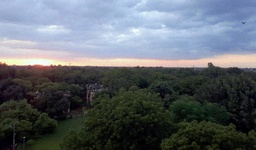
#> input picture 180836_A4/iitk.jpg, 256 x 150 px, shrunk from 4574 x 2686 before the run
$ python test.py
#> lines starting #> are read from the running program, lines starting #| are printed output that depends on the picture; long printed decimals are rounded
#> further down, img is the input picture: shape (150, 256, 3); mean B, G, R 109.7, 102.6, 96.2
### 180836_A4/mybf.py
import cv2
import numpy as np
import time

def my_BF(img_org, stride = 1, fromMain = None):

#> called with stride = 1
  kernel_size = 51
  sigma_s = 16
  sigma_r = 0.075
  # stride = 2      # increasing this value will decrease the time taken at the cost of quality
  gKernel = cv2.getGaussianKernel(kernel_size, sigma_s)
  gKernel = np.matmul(gKernel, gKernel.T)/np.sum(gKernel)**2
  global fname
  if fromMain:
    fname = f"{base_folder}/kernelSize_{kernel_size}_sigmaR_{sigma_r}_sigmaS_{sigma_s}_Stride_{stride}".replace(".", "_")+".jpg"

  koff = kernel_size // 2

  img = np.zeros((img_org.shape[0] + kernel_size-1, img_org.shape[1] + kernel_size-1, img_org.shape[2]))
  img[koff:img_org.shape[0]+koff,koff:img_org.shape[1]+koff,:] = img_org
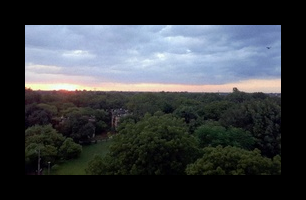
#> img: shape (200, 306, 3) float64; mean B, G, R 68.8, 64.4, 60.4

  img /= 255
  img = img.astype("float32")
  y, x, z = img.shape
#> y = 200; x = 306; z = 3

  out = np.copy(img)

  for i in range(koff, y - koff, stride):
    for j in range(koff, x - koff, stride):
      for k in range(z):
        i_q = img[i - koff : i + koff + 1, j - koff : j + koff + 1, k]
        i_p_q = i_q - i_q[koff, koff]
        i_g = np.exp(-((i_p_q/sigma_r) ** 2)/2)/(2*np.pi*sigma_r**2)
        W_ = np.multiply(gKernel, i_g)
        Num_ = np.multiply(i_q, W_)
        out[i - stride//2 : i + stride//2 + 1, j - stride//2 : j + stride//2 + 1, k] = np.sum(Num_)/np.sum(W_)
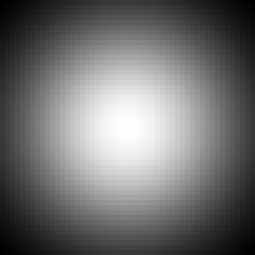
#> gKernel: shape (51, 51) float64 (shown 5 times larger); min 6.85e-05, max 0.000787, mean 0.000384; drawn with min black and max white
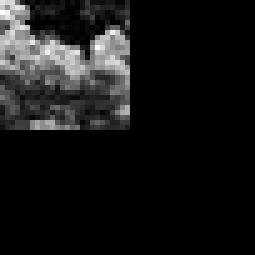
#> i_q: shape (51, 51) float32 (shown 5 times larger); min 0, max 0.227, mean 0.02; drawn with min black and max white

  out = out * 255
  out = np.uint8(out)

  return out[koff:img_org.shape[0]+koff,koff:img_org.shape[1]+koff,:]

# [10 lines that do not run on import are left out]

### 180836_A4/rtbf.py
import cv2
import numpy as np
import time

def rt_BF(img_org):
    sigma_s = 16
    sigma_r = 0.075
    kernel_size = 51

    koff = kernel_size // 2

    img = np.zeros((img_org.shape[0] + kernel_size-1, img_org.shape[1] + kernel_size-1, img_org.shape[2]))
    img[koff:img_org.shape[0]+koff,koff:img_org.shape[1]+koff,:] = img_org
    img /= 255
    img = img.astype("float32")

    N = 9
    l = np.linspace(0, 1, N) # Quantization

    gKernel = cv2.getGaussianKernel(kernel_size, sigma_s)
    gKernel = np.matmul(gKernel, gKernel.T)/np.sum(gKernel)**2
    out = np.zeros(img.shape)

    qty_lst = []
    q_lst = []
    for i in range(N):
      im3 = l[i]-img
      im3 = np.exp(-((im3/sigma_r) ** 2)/2)/(2*np.pi*sigma_r**2)
      qty_lst.append(np.divide(cv2.filter2D(np.multiply(img, im3), -1, gKernel), cv2.filter2D(im3, -1, gKernel)))

      if i != N-1:
        q_lst.append((img - l[i])/(l[i+1] - l[i]))
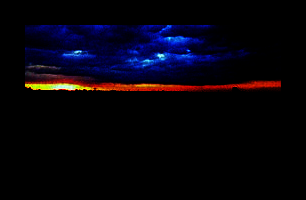
#> im3: shape (200, 306, 3) float32; mean B, G, R 1.4, 0.4, 0.7; drawn with min black and max white
#> after the loop, q_lst = 8 items; qty_lst = 9 items

    imgs_ = []
    for i in range(N-1):
      tmp = np.where(l[i] <= img, img, 1e3)
      tmp = np.where(tmp <= l[i+1], (1-q_lst[i])*qty_lst[i] + q_lst[i]*qty_lst[i+1], 0)
      imgs_.append(np.where(tmp <= 1.0, tmp, 0))
#> this loop made 8 passes
#> pass 3, in rt_BF, `tmp = np.where(l[i] <= img, img, 1e3)`:
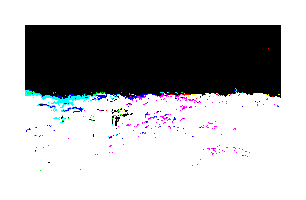
#> tmp: shape (200, 306, 3) float32; mean B, G, R 706.1, 698, 696.3; drawn with min black and max white
#> after the loop, imgs_ = 8 items
    out = np.zeros(img.shape)
#> out: shape (200, 306, 3) float64; every value is 0
    for i in range(N-1):
      out += imgs_[i]
#> this loop made 8 passes
#> pass 3, in rt_BF, `out += imgs_[i]`:
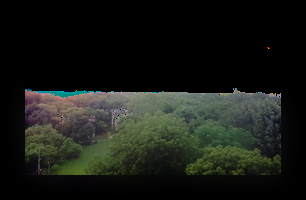
#> out: shape (200, 306, 3) float64; mean B, G, R 0.0379, 0.0466, 0.042; drawn with min black and max white

    out = out * 255
    out = np.uint8(out)

    return out[koff:img_org.shape[0]+koff,koff:img_org.shape[1]+koff,:]

# [9 lines that do not run on import are left out]

### 180836_A4/table_res.py
import cv2
import numpy as np
import math
from skimage.metrics import structural_similarity

def tester(original_img, final_img):

    def PSNR(original, filtered):
        mse = np.mean((original - filtered) ** 2)
#> mse = 0.842
        if(mse == 0):
            return 100
        max_pixel = 255.0
        return 20 * math.log10(max_pixel / math.sqrt(mse))

    psnr = PSNR(original_img, final_img)
#> psnr = 48.88

    (score, diff) = structural_similarity(original_img, final_img, full=True,  multichannel = True)
#> score = 0.997
    diff = (diff * 255).astype("uint8")
    print(f"SSIM: {score}\t PSNR: {psnr}dB")
#| SSIM: 0.9969	 PSNR: 48.879088804963374dB

### 180836_A4/test.py
import time
import cv2
from rtbf import rt_BF
from mybf import my_BF
from table_res import tester

img = cv2.imread("iitk.jpg")

_i = 1
s = time.time()
img_mybf = my_BF(img)
img_rtbf = rt_BF(img)
print(f"\nTest #{_i}\tTime Taken: {time.time()-s}")
tester(img_mybf, img_rtbf)

_i += 1
s = time.time()
img_rtbf = rt_BF(img)
cv2.imwrite('temp.jpg', img_rtbf, [int(cv2.IMWRITE_JPEG_QUALITY), 99])
img_rtbf_99 = cv2.imread("temp.jpg")
print(f"\nTest #{_i}\tTime Taken: {time.time()-s}")
tester(img_mybf, img_rtbf)
#| SSIM: 0.9969	 PSNR: 48.879088804963374dB

_i += 1
s = time.time()
img_rtbf = rt_BF(img)
cv2.imwrite('temp.jpg', img_rtbf, [int(cv2.IMWRITE_JPEG_QUALITY), 95])
img_rtbf_95 = cv2.imread("temp.jpg")
print(f"\nTest #{_i}\tTime Taken: {time.time()-s}")
tester(img_mybf, img_rtbf_95)
#| SSIM: 0.9727	 PSNR: 42.040049726481286dB

_i += 1
s = time.time()
img_rtbf = rt_BF(img)
cv2.imwrite('temp.jpg', img_rtbf, [int(cv2.IMWRITE_JPEG_QUALITY), 90])
img_rtbf_90 = cv2.imread("temp.jpg")
print(f"\nTest #{_i}\tTime Taken: {time.time()-s}")
tester(img_mybf, img_rtbf_90)
#> in tester (call 4), `psnr = PSNR(original_img, final_img)`: psnr = 40.42
#> in tester (call 4), `(score, diff) = structural_similarity(original_img, final_img, full=Tr..`:
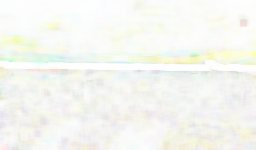
#> diff: shape (150, 256, 3) float64; mean B, G, R 0.948, 0.969, 0.965
#> in tester (call 4), `(score, diff) = structural_similarity(original_img, final_img, full=Tr..`: score = 0.96
#| SSIM: 0.9603	 PSNR: 40.41914728689573dB


# [19 lines of commented-out code are left out]

$ run again, with 180836_A4/your.jpg copied over 180836_A4/iitk.jpg
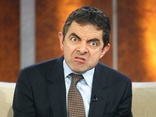
#> input picture 180836_A4/your.jpg, 156 x 117 px, shrunk from 1100 x 825 before the run
#> img is the input picture: shape (117, 156, 3); mean B, G, R 72.2, 91, 118.9
#> after the loop in rt_BF, `for i in range(N):`:
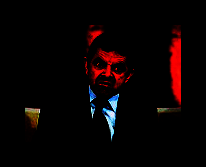
#> im3: shape (167, 206, 3) float32; mean B, G, R 0.3, 0.3, 1.1; drawn with min black and max white
#> after the loop in rt_BF, `for i in range(N):`: q_lst = 8 items; qty_lst = 9 items
#> after the loop in rt_BF, `for i in range(N-1):`: imgs_ = 8 items
#> mse = 2.14
#> psnr = 44.82
#> score = 0.996
#| SSIM: 0.9958	 PSNR: 44.81903171155308dB
#| SSIM: 0.9958	 PSNR: 44.81903171155308dB
#| SSIM: 0.9779	 PSNR: 39.0969106479784dB
#> psnr = 36.93
#> in tester (call 4), `(score, diff) = structural_similarity(original_img, final_img, full=Tr..`:
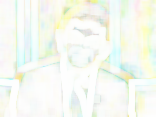
#> diff: shape (117, 156, 3) float64; mean B, G, R 0.945, 0.978, 0.963
#> score = 0.962
#| SSIM: 0.962	 PSNR: 36.93058496878494dB
